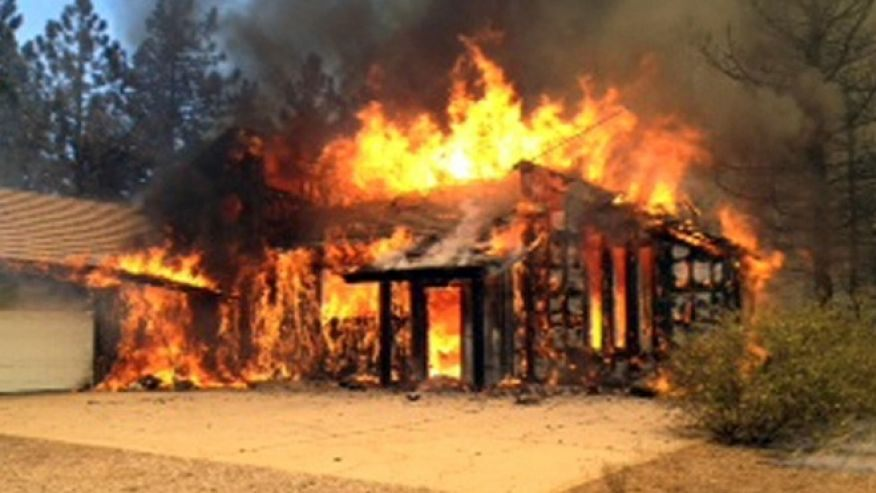
#> input picture prototype/Data/pictures_original/0008_th_id=OIP.jpg, 876 x 493 px, found by its file name; its folder holds 4 pictures in this run
$ python Resize.py
#> lines starting #> are read from the running program, lines starting #| are printed output that depends on the picture
from PIL import Image
import os

# path to list
datapath = "/home/andreas/Documents/Seminar/appliedml_using_gan/Data/pictures_original/"
dire = os.listdir(datapath)

savedir = "/home/andreas/Documents/Seminar/appliedml_using_gan/Data/pictures_resized/"

#newSize
newSize=300

if newSize > 0:

    elementsInDirectory = len(os.listdir(savedir))
    if elementsInDirectory != 0:
        os.chdir(savedir)
        os.system("rm *")

    for file in dire:
        image = Image.open(datapath + file)
#> image is the input picture: PIL image 876x493 RGB; mean R, G, B 133.7, 95.6, 60.8
        image = image.resize((newSize, newSize))
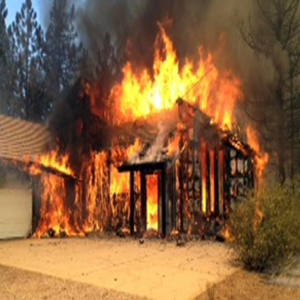
#> image: PIL image 300x300 RGB; mean R, G, B 133.7, 95.6, 60.8
        image.save(savedir + file)
#> pass 2 of the loop `for file in dire:`:
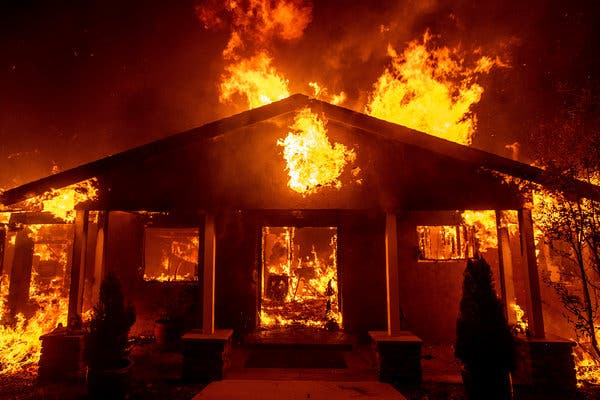
#> input picture prototype/Data/pictures_original/0011_th_id=OIP.jpg, 600 x 400 px, found by its file name
#> image is the input picture: PIL image 600x400 RGB; mean R, G, B 105.3, 32.6, 7.7
#> `image = image.resize((newSize, newSize))`:
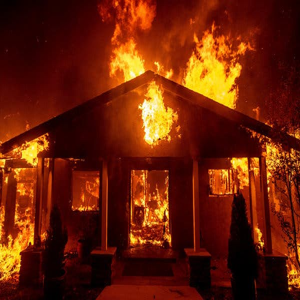
#> image: PIL image 300x300 RGB; mean R, G, B 105.3, 32.6, 7.8
#> pass 3 of the loop `for file in dire:`:
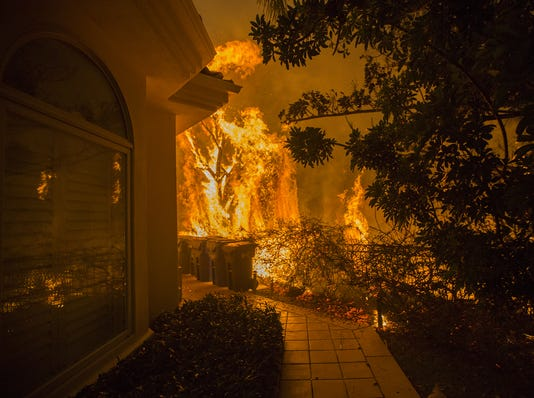
#> input picture prototype/Data/pictures_original/0023_th_id=OIP.jpg, 534 x 398 px, found by its file name
#> image is the input picture: PIL image 534x398 RGB; mean R, G, B 73.9, 40.5, 6.4
#> `image = image.resize((newSize, newSize))`:
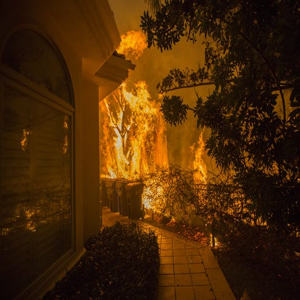
#> image: PIL image 300x300 RGB; mean R, G, B 73.9, 40.5, 6.5
#> the loop made 4 passes; the first 3 are shown

    print("Successfully filled directory with resized images")
